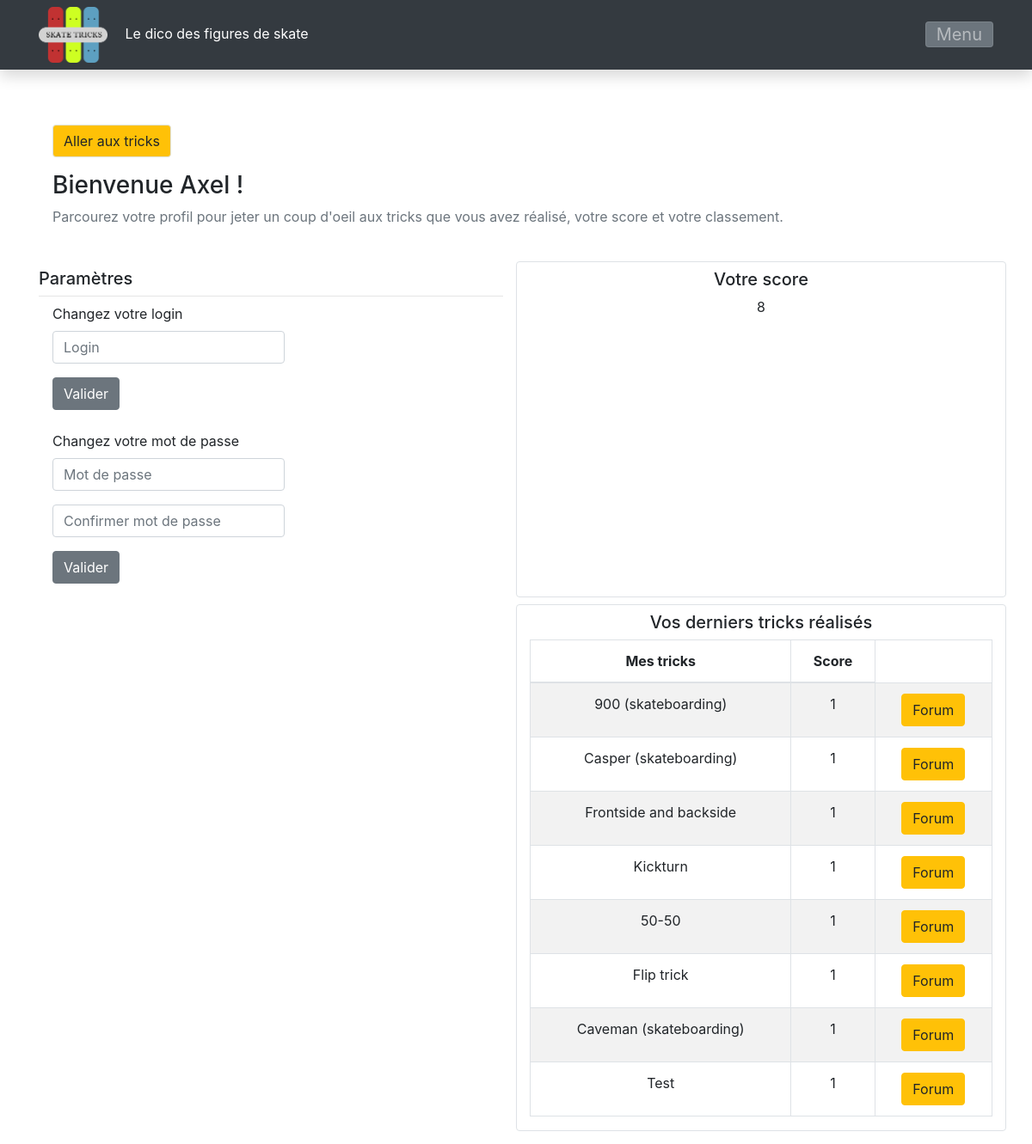
/index.php?module=utilisateur (signed in), run on the app's committed database.
### tables this page shows
CREATE TABLE `classement` (
  `id_tricks` varchar(64) NOT NULL,
  `log_user` varchar(64) NOT NULL,
  `note` tinyint(4) NOT NULL DEFAULT 0
);

### modules/module_utilisateur/mod_utilisateur.php (called while the page is built, shortened)
<?php
	include_once 'modules/module_utilisateur/cont_utilisateur.php';
	class ModUtilisateur{
		function __construct() {
			$this->controleur = new ContUtilisateur();
		}
	}
?>

### modules/module_utilisateur/modele_utilisateur.php (called while the page is built, shortened)
<?php
	class ModeleUtilisateur extends Connexion {
		function getInfo($log_user){
			$bd = Connexion::$bdd;
			$query = $bd->prepare('SELECT id_tricks, note FROM classement where log_user=?');
			$data = array($log_user);
			$query->execute($data);
			$result = $query->fetchAll(PDO::FETCH_ASSOC);
			return $result;
		}
	}
?>

### lib/php/fonctions.php (called while the page is built, shortened)
<?php
	function createToken(){
		$token=bin2hex(random_bytes(32));
	}
?>

### vue_generique.php (called while the page is built, shortened)
 <?php
	class vueGenerique{
		function getAffichage() {
			return ob_get_clean();
		}
	}
?>

### modules/module_utilisateur/vue_utilisateur.php (the view)
<?php
	include_once './vue_generique.php';
	class VueUtilisateur extends vueGenerique {
		function afficheBase($choix) {
			if($choix === 1) {
				echo '
				<div class="container bg-white pb-5" style="height:1250px">
			<div class="row pt-5 pb-2">
				<div class="col-12 m-3">
					<a href="./index.php?module=default" class="btn btn-light border mb-3">Accueil</a>
					<h3>Profil</h3>
					<p class="text-muted">Pour pouvoir accéder à votre profil vous devez d\'abord vous <a href="./index.php?module=connexion">connecter</a>.</p>
				</div>
			</div>
		</div>';
			} else {
				echo '
				<div class="container bg-white pb-5" style="height:1250px">
			<div class="row pt-5 pb-2">
				<div class="col-12 m-3">
					<a href="./index.php?module=tricks" class="btn btn-warning border mb-3">Aller aux tricks</a>
					<h3>Bienvenue '.$_SESSION['log_user'].' !</h3>
					<p class="text-muted">Parcourez votre profil pour jeter un coup d\'oeil aux tricks que vous avez réalisé, votre score et votre classement.</p>
				</div>
			</div>';
			}
		}
		function afficheFormUtilisateur($tabAll, $token) {
			echo '
				<div class="row">
					<div class="col-md-6">
						<h5 class="mt-2">Paramètres</h5>
						<hr class="my-2">
						<form action="index.php?module=utilisateur&action=changeLog" method="POST" id="log_param" class="mb-3 ml-3 w-50">
							<label for="log_user">Changez votre login</label>
							<input type="text" name="log_user" placeholder="Login" class="form-control mb-3"/>
							<input type="hidden" value='.$token.' name="token" />
							<button type="submit" class="btn btn-secondary">Valider</button>
						</form>
						<form action="index.php?module=utilisateur&action=changePwd" method="POST" id="log_param" class="mb-3 ml-3 w-50">
							<label for="pwd_user" class="mt-2">Changez votre mot de passe</label>
							<input type="password" name="pwd_user" placeholder="Mot de passe" class="form-control mb-3" />
							<input type="password" name="pwd_user2" placeholder="Confirmer mot de passe" class="form-control mb-3" />
							<input type="hidden" value='.$token.' name="token" />
							<button type="submit" class="btn btn-secondary">Valider</button>
						</form>
					</div>
					<div class="col-md-6 border rounded text-center">
						<h5 class="m-2">Votre score</h5>
						<div id="score_user">';
				$scoreT = 0;
                foreach($tabAll as $ld) {
                    $scoreT = $scoreT + $ld['note'];
                }
                			echo $scoreT;
                echo        '
						</div>
					</div>
				</div>
				<div class="row mt-2">
					<div class="col-md-6 offset-md-6 border rounded text-center">
						<h5 class="m-2">Vos derniers tricks réalisés</h5>
						<table class="table table-bordered table-striped">
							<thead>
								<tr>
									<th scope="col">Mes tricks</th>
									<th scope="col">Score</th>
								</tr>
							</thead>
								<tbody>';
				foreach($tabAll as $ld) {
							echo '
								<tr>
									<td scope="col">
										'.$ld['id_tricks'].'
									</td>
									<td scope="col">
										'.$ld['note'].'
									</td>
									<td scope="col">
										<a href="./index.php?module=forum&idTricks='.$ld['id_tricks'].'" class="btn btn-warning">Forum</a>
									</td>
								</tr>
							';
				}
				echo		'</tbody>
						</table>
					</div>
				</div>
			</div>
	';
		}
	}
?>

### index.php (shortened to what this page needs)
<!DOCTYPE html>
<html lang="fr">
	<head>
		<link rel="stylesheet" href="lib/bootstrap-4.3.1-dist/css/bootstrap.min.css">
	</head>
	<body class="m-auto">
		<header class="sticky-top">
						<?php
							$moduleObj = new ModNavigation();
						?>
			<div class="navbar navbar-dark bg-dark shadow">
				<div class="container d-flex justify-content-between">
					<a href="index.php" class="text-white text-decoration-none">
						<img src ="images/logoSkate.png" alt="logo SkateTricks" style="width:5em" class="mr-3"/>
						Le dico des figures de skate
					</a>
					<button class="navbar-toggler bg-secondary" type="button" data-toggle="collapse" data-target="#navbarHeader" aria-controls="navbarHeader" aria-expanded="false" aria-label="Toggle navigation">
						<span>Menu</span>
					</button>
				</div>
			</div>
		</header>
			<?php
				if ( isset($_GET['module']) ) {
					$module = $_GET['module'];
				} else {
					$module = 'default';
				}
				switch ($module) {
					case "utilisateur":
						include_once 'modules/module_utilisateur/mod_utilisateur.php';
						$moduleObj = new ModUtilisateur();
						break;
				}
				$aff = $moduleObj->controleur->vue->getAffichage();
				echo $aff;
		?>
	</body>
</html>

### modules/module_utilisateur/cont_utilisateur.php (shortened to what this page needs)
<?php
	include_once 'modules/module_utilisateur/vue_utilisateur.php';
	include_once 'modules/module_utilisateur/modele_utilisateur.php';
    include_once 'lib/php/fonctions.php';
	class ContUtilisateur{
		function __construct() {
			$this->vue = new vueUtilisateur();
			$this->modele= new ModeleUtilisateur();
			if (isset($_GET['action'])) {
				$action = $_GET['action'];
			} else {
				$action = 'default';
			}
			switch ($action) {
				case 'default' :
					if (isset($_SESSION['log_user'])) {
						$tabAll = $this->modele->getInfo($_SESSION['log_user']);
						$this->vue->afficheBase(2);
						$this->vue->afficheFormUtilisateur($tabAll, $_SESSION['token']);
					} else{
						$this->vue->afficheBase(1);
					}
					break;
				}
			}
		}
?>

### data on the page
classement: id_tricks "900 (skateboarding)", note "1"
classement: id_tricks "Casper (skateboarding)", note "1"
classement: id_tricks "Frontside and backside", note "1"
classement: id_tricks "Kickturn", note "1"
classement: id_tricks "50-50", note "1"
classement: id_tricks "Flip trick", note "1"
classement: id_tricks "Caveman (skateboarding)", note "1"
classement: id_tricks "Test", note "1"

### other printed values
$_SESSION['log_user'] "Axel"
$scoreT "8"
